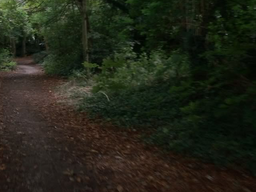
#> input picture HW02/Prog1_images/p1im1.bmp, 256 x 192 px, shrunk from 640 x 480 before the run, given in place of p1im1.bmp.bmp, which was not available
$ python main.py
#> lines starting #> are read from the running program, lines starting #| are printed output that depends on the picture; after the words box and inside, x2 and y2 are one past the last pixel; in counts of white or black regions, pixels touching at a corner belong together; long printed decimals are rounded; pictures that were not available may be replaced by others from this repository, and a replacement may not be noted
### HW02/util.py
import numpy as np

def cross_correlation(m1,m2):
    return np.sum(m1*m2)

def conv2D(image,kernel):
    H,W=image.shape
    fh,fw=kernel.shape
    image_pad=np.pad(image,((fh//2,fh//2),((fw//2,fw//2))),'symmetric')
    #print('image shape:',image.shape,' image_padding shape:',image_pad.shape)
    res=np.zeros(image.shape,float)
    for i in range(H):
        for j in range(W):
            res[i,j]=cross_correlation(image_pad[i:i+fh,j:j+fw],kernel)
    return res

### HW02/main.py
import numpy as np
import cv2
from util import *

def get_Gaussian_kernel(size=5,sigma=1):
    kernel=np.zeros((size,size))
    c=size//2
    for i in range(size):
        for j in range(size):
            ss=(i-c)**2+(j-c)**2
            kernel[i,j]=np.exp(-ss/(2*sigma**2))
    kernel_sum=np.sum(kernel)
    return kernel/kernel_sum

def get_Laplasian_kernel():
    kernel=np.array([[0,-1,0],[-1,4,-1],[0,-1,0]],dtype=float)
    return kernel

def LoG(image,thresh,gaussian=True):
    # Gaussian
    if gaussian:
        image = conv2D(image, get_Gaussian_kernel())
    # Laplasian
    image_after = conv2D(image, get_Laplasian_kernel())
    print('max: ', np.max(image_after), ' min:', np.min(image_after))
    # thresholding
    image_after[image_after > thresh] = 255
    image_after[image_after <= thresh] = 0
    image_after = image_after.astype(np.uint8)
    return image_after

def prewitt(image):
    px=np.array([[1,0,-1],[1,0,-1],[1,0,-1]],dtype=float)
    py=np.array([[1,1,1],[0,0,0],[-1,-1,-1]],dtype=float)
    x=conv2D(image,px)
    y=conv2D(image,py)
    res=np.abs(x)+np.abs(y)/2
    res[res>255]=255
    res=res.astype(np.uint8)
    return res


if __name__=='__main__':
    npic=input('which pic to choose(1~6)?  ')
#> the answer given: Prog1_images/p1im1.bmp
    image=cv2.imread('Prog1_images/p1im{}.bmp'.format(npic),0)
#> image: shape (192, 256); min 4, max 154, mean 34.5
    image_after=LoG(image,thresh=8,gaussian=False)
#| max:  235.0  min: -139.0
#> in LoG, `image_after[image_after <= thresh] = 0`:
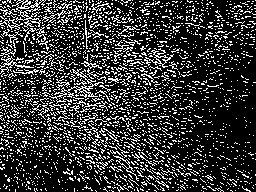
#> image_after: shape (192, 256) float64; 21.3% white in thin lines or dots
#> in LoG, `image_after = image_after.astype(np.uint8)`: image_after: shape (192, 256); 21.3% white in thin lines or dots
    cv2.imshow('Laplacian',image_after)
    image_after = LoG(image, thresh=8, gaussian=True)
#> call 2 of LoG, with thresh = 8, gaussian = True
#> in conv2D (call 2), `image_pad=np.pad(image,((fh//2,fh//2),((fw//2,fw//2))),'symmetric')`:
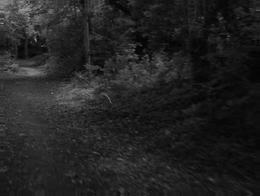
#> image_pad: shape (196, 260); min 4, max 154, mean 34.5
#> after the loop in conv2D (call 3), `for i in range(H):`:
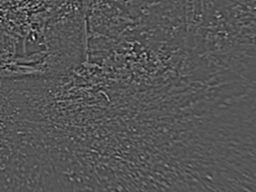
#> res: shape (192, 256) float64; min -24.7, max 48.8, mean 0; drawn with min black and max white
#| max:  48.799  min: -24.698
#> in LoG (call 2), `image_after[image_after > thresh] = 255`:
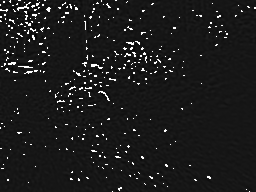
#> image_after: shape (192, 256) float64; 2.88% of pixels changed, all inside (x1, y1, x2, y2) = (0, 0, 256, 192); drawn with min black and max white
#> in LoG (call 2), `image_after[image_after <= thresh] = 0`: image_after: shape (192, 256) float64; 2.9% white in thin lines or dots
#> in LoG (call 2), `image_after = image_after.astype(np.uint8)`: image_after: shape (192, 256); 2.9% white in thin lines or dots
    cv2.imshow('LOG', image_after)
    image_after=prewitt(image)
#> after the loop in conv2D (call 4), `for i in range(H):`:
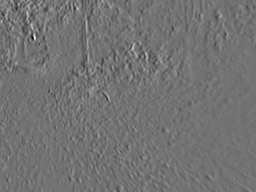
#> res: shape (192, 256) float64; min -252, max 309, mean 0.8; drawn with min black and max white
#> after the loop in conv2D (call 5), `for i in range(H):`:
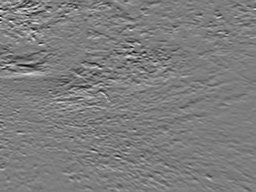
#> res: shape (192, 256) float64; min -219, max 226, mean 0.4; drawn with min black and max white
#> in prewitt, `res=np.abs(x)+np.abs(y)/2`:
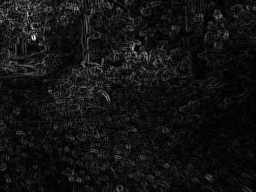
#> res: shape (192, 256) float64; min 0, max 327, mean 24.6; drawn with min black and max white
#> in prewitt, `res[res>255]=255`: res: shape (192, 256) float64; 0.01% of pixels changed, all inside (x1, y1, x2, y2) = (32, 36, 35, 39)
    cv2.imshow('prewitt',image_after)

    cv2.waitKey(0)
    cv2.destroyAllWindows()

$ run again, on HW02/Prog1_images/p1im5.bmp
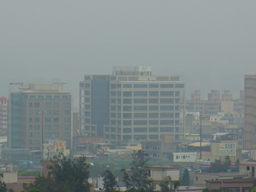
#> input picture HW02/Prog1_images/p1im5.bmp, 256 x 192 px, shrunk from 800 x 600 before the run, given in place of p1im5.bmp.bmp, which was not available
#| max:  180.0  min: -146.0
#> image_pad: shape (196, 260)
#> image_pad: shape (194, 258) float64
#| max:  32.919  min: -27.485
#> in LoG (call 2), `image_after[image_after > thresh] = 255`:
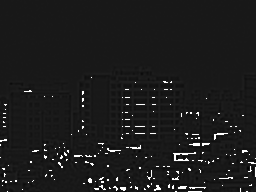
#> image_after: shape (192, 256) float64; min -27.48, max 255, mean 5; drawn with min black and max white
#> in prewitt, `res=np.abs(x)+np.abs(y)/2`:
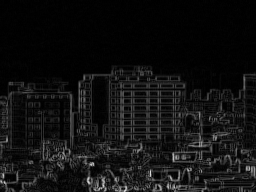
#> res: shape (192, 256) float64; min 0, max 220.5, mean 17.4

$ run again, on HW02/Prog1_images/p1im6.bmp
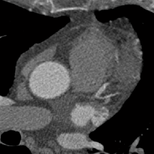
#> input picture HW02/Prog1_images/p1im6.bmp, 154 x 154 px, shrunk from 480 x 480 before the run, given in place of p1im6.bmp.bmp, which was not available
#| max:  173.0  min: -170.0
#> image_pad: shape (158, 158)
#> image_pad: shape (156, 156) float64
#| max:  55.239  min: -41.536
#> in LoG (call 2), `image_after[image_after > thresh] = 255`:
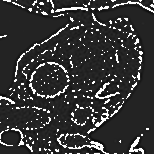
#> image_after: shape (154, 154) float64; min -41.54, max 255, mean 23.8; drawn with min black and max white
#> in prewitt, `res[res>255]=255`:
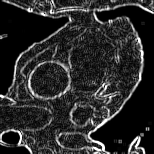
#> res: shape (154, 154) float64; min 0, max 255, mean 43.2
